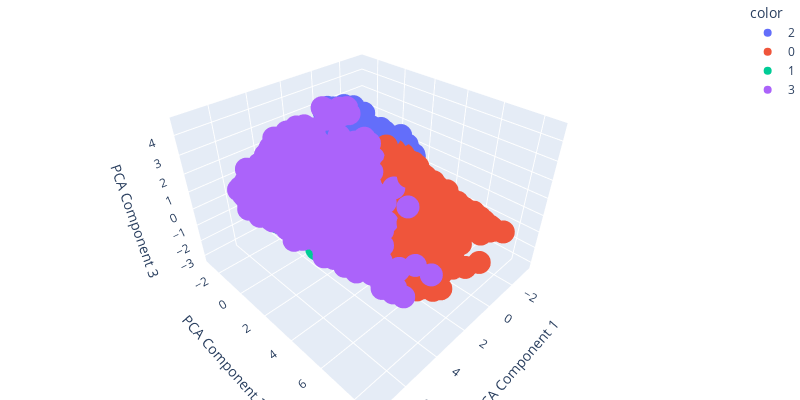

The notebook cell this image was saved under:
### Code cell
pca_components, kmeans_model = k_means_pipeline(data_scaled, n_clusters=4, n_components=3)

visualize_interaction_3d(pca_components, kmeans_model)

### Figure 1 — Plotly figure (JSON) as saved in the notebook; plotly's stock layout.template omitted (floating-point values rounded to 4 significant figures; data arrays with more than 128 entries replaced by an {"elided": "..."} marker saying what was removed)
{"data": [{"hovertemplate": "color=2<br>PCA Component 1=%{x}<br>PCA Component 2=%{y}<br>PCA Component 3=%{z}<extra></extra>", "legendgroup": "2", "marker": {"color": "#636efa", "symbol": "circle"}, "mode": "markers", "name": "2", "scene": "scene", "showlegend": true, "type": "scatter3d", "x": {"elided": "3779 float values"}, "y": {"elided": "3779 float values"}, "z": {"elided": "3779 float values"}}, {"hovertemplate": "color=0<br>PCA Component 1=%{x}<br>PCA Component 2=%{y}<br>PCA Component 3=%{z}<extra></extra>", "legendgroup": "0", "marker": {"color": "#EF553B", "symbol": "circle"}, "mode": "markers", "name": "0", "scene": "scene", "showlegend": true, "type": "scatter3d", "x": {"elided": "1377 float values"}, "y": {"elided": "1377 float values"}, "z": {"elided": "1377 float values"}}, {"hovertemplate": "color=1<br>PCA Component 1=%{x}<br>PCA Component 2=%{y}<br>PCA Component 3=%{z}<extra></extra>", "legendgroup": "1", "marker": {"color": "#00cc96", "symbol": "circle"}, "mode": "markers", "name": "1", "scene": "scene", "showlegend": true, "type": "scatter3d", "x": {"elided": "2613 float values"}, "y": {"elided": "2613 float values"}, "z": {"elided": "2613 float values"}}, {"hovertemplate": "color=3<br>PCA Component 1=%{x}<br>PCA Component 2=%{y}<br>PCA Component 3=%{z}<extra></extra>", "legendgroup": "3", "marker": {"color": "#ab63fa", "symbol": "circle"}, "mode": "markers", "name": "3", "scene": "scene", "showlegend": true, "type": "scatter3d", "x": {"elided": "1181 float values"}, "y": {"elided": "1181 float values"}, "z": {"elided": "1181 float values"}}], "layout": {"height": 400, "legend": {"title": {"text": "color"}, "tracegroupgap": 0}, "margin": {"b": 0, "l": 0, "r": 0, "t": 0}, "scene": {"domain": {"x": [0, 1], "y": [0, 1]}, "xaxis": {"title": {"text": "PCA Component 1"}}, "yaxis": {"title": {"text": "PCA Component 2"}}, "zaxis": {"title": {"text": "PCA Component 3"}}}, "title": {"text": "3D Visualization of Clustered Data"}, "width": 800}}
